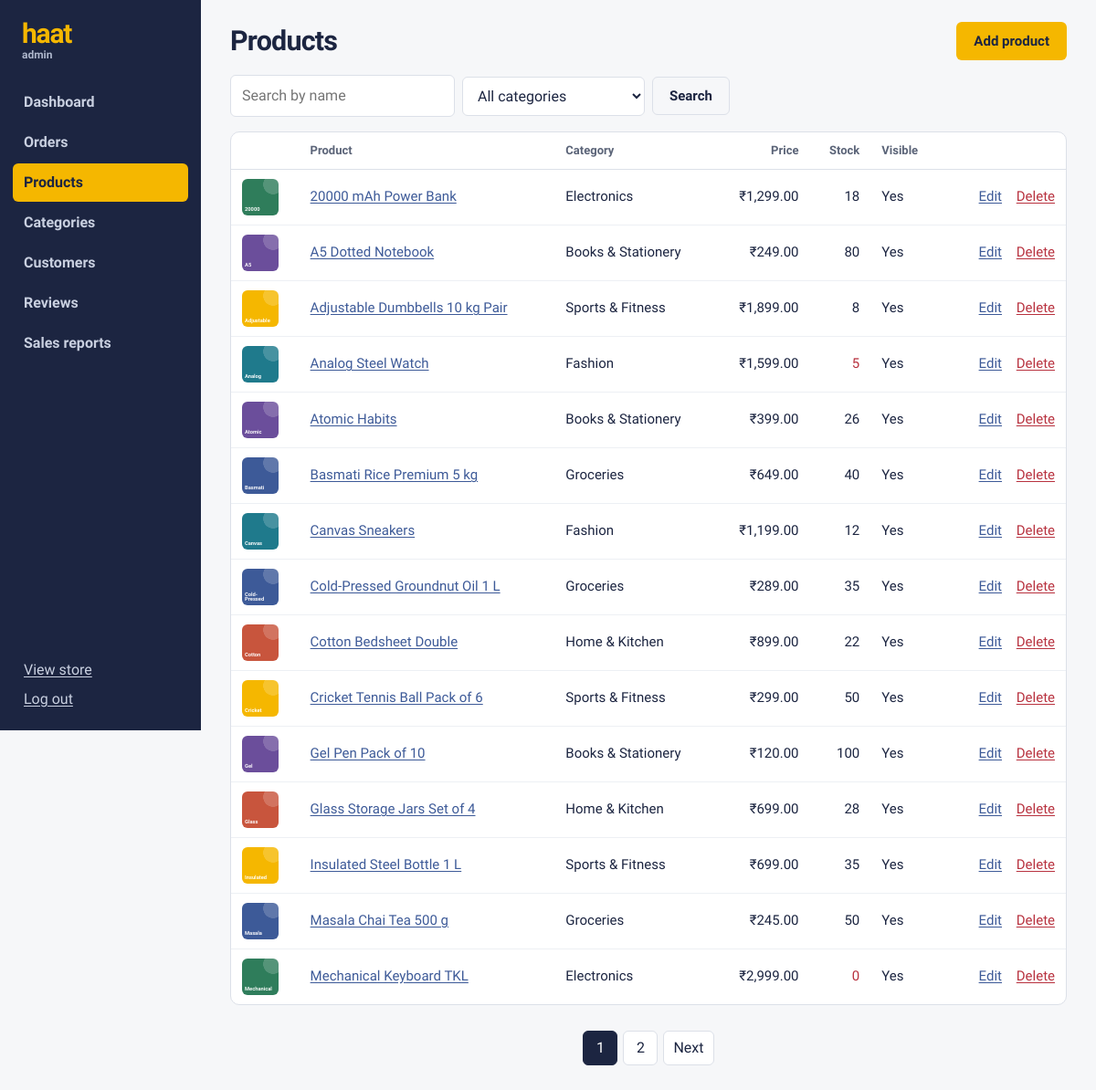
/admin/products (signed in), run on the app's committed database.
### models.py (models this page shows, shortened)
class Product(db.Model):
    __tablename__ = "products"
    product_id = db.Column(db.Integer, primary_key=True)
    name = db.Column(db.String(150), nullable=False)
    description = db.Column(db.Text)
    price = db.Column(db.Numeric(10, 2), nullable=False)
    stock = db.Column(db.Integer, nullable=False, default=0)
    category_id = db.Column(db.Integer, db.ForeignKey("categories.category_id"), nullable=False)
    image = db.Column(db.String(255))                      # file name in static/uploads
    is_active = db.Column(db.Boolean, nullable=False, default=True)
    created_at = db.Column(db.DateTime, default=now)
    reviews = db.relationship("Review", backref="product", lazy="dynamic",
                              cascade="all, delete-orphan")

class Category(db.Model):
    __tablename__ = "categories"
    category_id = db.Column(db.Integer, primary_key=True)
    category_name = db.Column(db.String(100), unique=True, nullable=False)
    description = db.Column(db.Text)
    created_at = db.Column(db.DateTime, default=now)
    products = db.relationship("Product", backref="category", lazy="dynamic")

### modules/admin.py (the view)
@bp.route("/products")
def products():
    q = request.args.get("q", "").strip()
    cat = request.args.get("category", type=int)
    query = Product.query
    if q:
        query = query.filter(Product.name.ilike(f"%{q}%"))
    if cat:
        query = query.filter_by(category_id=cat)
    pagination = query.order_by(Product.is_active.desc(), Product.name).paginate(
        page=request.args.get("page", 1, type=int), per_page=15, error_out=False)
    return render_template("admin/products.html", pagination=pagination, q=q, cat=cat,
                           categories=Category.query.order_by(Category.category_name).all())

### app.py (called while the page is built)
@login_manager.user_loader
def load_user(user_id):
    user = db.session.get(User, int(user_id))
    return user if user and user.is_active else None

def _csrf_token():
    if "_csrf" not in session:
        session["_csrf"] = secrets.token_hex(16)
    return session["_csrf"]

def _register_middleware(app):
    @app.before_request
    def csrf_protect():
        if request.method == "POST" and app.config.get("CSRF_ENABLED", True):
            token = request.form.get("csrf_token") or request.headers.get("X-CSRF-Token")
            if not token or token != session.get("_csrf"):
                app.logger.warning("CSRF check failed on %s", request.path)
                abort(400, description="Your session expired. Reload the page and try again.")
    @app.after_request
    def log_request(response):
        if not request.path.startswith("/static"):
            app.logger.debug("%s %s -> %s", request.method, request.path, response.status_code)
        return response

def _register_template_helpers(app):
    app.jinja_env.globals.update(csrf_token=_csrf_token, page_url=page_url, tile_colour=tile_colour)
    app.jinja_env.filters["money"] = money
    @app.context_processor
    def inject_globals():
        cart_count, wish_ids = 0, set()
        if current_user.is_authenticated:
            cart_count = (db.session.query(db.func.coalesce(db.func.sum(CartItem.quantity), 0))
                          .filter(CartItem.user_id == current_user.user_id).scalar())
            wish_ids = {w.product_id for w in
                        WishlistItem.query.filter_by(user_id=current_user.user_id)}
        return {
            "store_name": app.config["STORE_NAME"],
            "nav_categories": Category.query.order_by(Category.category_name).all(),
            "cart_count": cart_count,
            "wish_ids": wish_ids,
        }

### models.py (called while the page is built)
    @property
    def is_admin(self):
        return self.role == "admin"

    @property
    def is_active(self):
        return self.status == "active"

### modules/admin.py (called while the page is built)
@bp.before_request
@admin_required
def guard():
    return None

### utils/helpers.py (called while the page is built)
def _indian_grouping(whole: str) -> str:
    if len(whole) <= 3:
        return whole
    last3, rest = whole[-3:], whole[:-3]
    groups = []
    while len(rest) > 2:
        groups.insert(0, rest[-2:])
        rest = rest[:-2]
    if rest:
        groups.insert(0, rest)
    return ",".join(groups + [last3])

def tile_colour(category_id):
    return TILE_COLOURS[(category_id or 0) % len(TILE_COLOURS)]

### templates/admin/products.html (shortened to what this page needs)
{% extends "admin/layout.html" %}
{% import "partials/macros.html" as m with context %}
{% block admin %}
<div class="admin-head">
  <h1>Products</h1>
  <a class="btn btn-primary" href="{{ url_for('admin.product_new') }}">Add product</a>
</div>
<form method="get" class="toolbar">
  <input id="pq" name="q" type="search" placeholder="Search by name" value="{{ q }}">
  <select id="pc" name="category" data-autosubmit>
    <option value="">All categories</option>
  </select>
  <button class="btn btn-ghost" type="submit">Search</button>
</form>
<div class="panel flush">
<table class="table">
  <thead><tr><th></th><th>Product</th><th>Category</th><th class="num">Price</th><th class="num">Stock</th><th>Visible</th><th></th></tr></thead>
  <tbody>
  {% for p in pagination.items %}
    <tr class="{{ 'row-muted' if not p.is_active }}">
      <td>{{ m.tile(p, 'tile-xs') }}</td>
      <td><a href="{{ url_for('admin.product_edit', product_id=p.product_id) }}">{{ p.name }}</a></td>
      <td>{{ p.category.category_name }}</td>
      <td class="num">{{ p.price|money }}</td>
      <td class="num {{ 'danger' if p.stock <= config.LOW_STOCK_LIMIT }}">{{ p.stock }}</td>
      <td>{{ 'Yes' if p.is_active else 'Hidden' }}</td>
      <td class="num actions">
        <a href="{{ url_for('admin.product_edit', product_id=p.product_id) }}">Edit</a>
        <form method="post" action="{{ url_for('admin.product_delete', product_id=p.product_id) }}" data-confirm="Delete {{ p.name }}? Products with past orders are hidden instead.">
          {{ m.csrf() }}<button class="link-btn danger" type="submit">Delete</button>
        </form>
      </td>
    </tr>
  {% else %}<tr><td colspan="7" class="muted">No products found.</td></tr>{% endfor %}
  </tbody>
</table>
</div>
{{ m.pager(pagination) }}
{% endblock %}

### templates/partials/macros.html (shortened to what this page needs)
{% macro tile(p, cls='') -%}
{% if p.image %}
  <img class="tile {{ cls }}" src="{{ url_for('static', filename='uploads/' ~ p.image) }}" alt="{{ p.name }}" loading="lazy">
{% else %}
  <div class="tile tile-type {{ cls }}" style="--tile: {{ tile_colour(p.category_id) }}" aria-hidden="true">
    <span>{{ p.name.split()[0] }}</span>
  </div>
{% endif %}
{%- endmacro %}
{% macro pager(pagination) -%}
{% if pagination.pages > 1 %}
<nav class="pager" aria-label="Pages">
  {% for n in pagination.iter_pages(left_edge=1, right_edge=1, left_current=2, right_current=2) %}
    {% if n %}
      {% if n == pagination.page %}<span class="on" aria-current="page">{{ n }}</span>
      {% else %}<a href="{{ page_url(n) }}">{{ n }}</a>{% endif %}
    {% else %}<span class="gap">…</span>{% endif %}
  {% endfor %}
  {% if pagination.has_next %}<a href="{{ page_url(pagination.next_num) }}">Next</a>{% endif %}
</nav>
{% endif %}
{%- endmacro %}

### static/css/style.css (style rules this page uses)
:root { --ink: #1C2541; --ink-2: #2B375E; --marigold: #F5B700; --marigold-2: #FFD24D; --paper: #F6F7F9; --white: #FFFFFF; --line: #DCE0E8; --muted: #5B6478; --leaf: #2F7D5B; --rose: #B8323F; --sky: #3D5A98; --display: "Bricolage Grotesque", "Segoe UI", system-ui, sans-serif; --body: "Source Sans 3", "Segoe UI", system-ui, -apple-system, sans-serif; --r-sm: 6px; --r: 10px; --r-lg: 18px; }
*, *::before, *::after { box-sizing: border-box; }
html { -webkit-text-size-adjust: 100%; }
body { margin: 0; font: 400 16px/1.5 var(--body); color: var(--ink); background: var(--paper); }
a { color: var(--sky); text-underline-offset: 2px; }
h1, h2, h3, h4 { font-family: var(--display); line-height: 1.15; margin: 0 0 .5em; letter-spacing: -.01em; }
.danger, .danger:hover { color: var(--rose) !important; }
.btn { white-space: nowrap; display: inline-flex; align-items: center; justify-content: center; gap: 6px; min-height: 42px; padding: 0 18px; border-radius: var(--r-sm); border: 1.5px solid transparent; font: 700 15px/1 var(--body); text-decoration: none; cursor: pointer; background: var(--white); color: var(--ink); transition: background .15s, border-color .15s; }
.btn-primary { background: var(--marigold); color: var(--ink); }
.btn-ghost { border-color: var(--line); background: transparent; }
.link-btn { background: none; border: 0; padding: 0; font: inherit; color: var(--sky); cursor: pointer; text-decoration: underline; text-underline-offset: 2px; }
.tile { width: 100%; aspect-ratio: 1; border-radius: var(--r-sm); object-fit: cover; background: #EEF0F4; }
.tile-type { display: flex; align-items: flex-end; padding: 8%; overflow: hidden; background: var(--tile); container-type: inline-size; background-image: radial-gradient(circle at 85% 15%, rgba(255,255,255,.18) 0 22%, transparent 23%); }
.tile-type span { font: 800 17cqi/.92 var(--display); color: rgba(255,255,255,.95); letter-spacing: -.04em; overflow-wrap: normal; hyphens: none; }
.tile-xs { width: 40px; height: 40px; flex: none; border-radius: 6px; }
.tile-xs.tile-type { padding: 3px; }
.tile-xs span { letter-spacing: 0; }
.pager { display: flex; flex-wrap: wrap; gap: 6px; justify-content: center; margin: 28px 0; }
.pager a, .pager span { min-width: 38px; height: 38px; padding: 0 10px; display: grid; place-items: center; border-radius: var(--r-sm); border: 1px solid var(--line); background: var(--white); text-decoration: none; color: var(--ink); }
.pager .on { background: var(--ink); color: var(--white); border-color: var(--ink); }
input[type=text], input[type=email], input[type=password], input[type=number], input[type=search], input[type=date], input:not([type]), select, textarea { width: 100%; padding: 10px 12px; border: 1.5px solid var(--line); border-radius: var(--r-sm); font: inherit; background: var(--white); color: var(--ink); }
.panel { background: var(--white); border: 1px solid var(--line); border-radius: var(--r); padding: 20px; margin-bottom: 16px; }
.panel.flush { padding: 0; overflow-x: auto; }
.admin-head { display: flex; justify-content: space-between; align-items: center; gap: 16px; margin-bottom: 16px; flex-wrap: wrap; }
.admin-head h1 { font-size: 1.9rem; font-weight: 800; letter-spacing: -.025em; margin: 0; }
.table { width: 100%; border-collapse: collapse; font-size: 15px; }
.table th { text-align: left; font-size: 13px; color: var(--muted); font-weight: 700; padding: 10px 12px; border-bottom: 1px solid var(--line); white-space: nowrap; }
.table td { padding: 10px 12px; border-bottom: 1px solid #EDF0F4; vertical-align: middle; }
.table tr:last-child td { border-bottom: 0; }
.table .num { text-align: right; }
.table .actions { white-space: nowrap; }
.table .actions > * { display: inline-block; margin-left: 12px; }
.toolbar { display: flex; align-items: center; gap: 8px; margin-bottom: 16px; flex-wrap: wrap; }
.toolbar input, .toolbar select { width: auto; min-width: 200px; }

### data on the page
Product: name "20000", name "20000 mAh Power Bank", category.category_name "Electronics", price "₹1,299.00", stock "18", is_active "Yes"
Product: name "A5", name "A5 Dotted Notebook", category.category_name "Books & Stationery", price "₹249.00", stock "80", is_active "Yes"
Product: name "Adjustable", name "Adjustable Dumbbells 10 kg Pair", category.category_name "Sports & Fitness", price "₹1,899.00", stock "8", is_active "Yes"
Product: name "Analog", name "Analog Steel Watch", category.category_name "Fashion", price "₹1,599.00", stock "5", is_active "Yes"
Product: name "Atomic", name "Atomic Habits", category.category_name "Books & Stationery", price "₹399.00", stock "26", is_active "Yes"
Product: name "Basmati", name "Basmati Rice Premium 5 kg", category.category_name "Groceries", price "₹649.00", stock "40", is_active "Yes"
Product: name "Canvas", name "Canvas Sneakers", category.category_name "Fashion", price "₹1,199.00", stock "12", is_active "Yes"
Product: name "Cold-Pressed", name "Cold-Pressed Groundnut Oil 1 L", category.category_name "Groceries", price "₹289.00", stock "35", is_active "Yes"
Product: name "Cotton", name "Cotton Bedsheet Double", category.category_name "Home & Kitchen", price "₹899.00", stock "22", is_active "Yes"
Product: name "Cricket", name "Cricket Tennis Ball Pack of 6", category.category_name "Sports & Fitness", price "₹299.00", stock "50", is_active "Yes"
Product: name "Gel", name "Gel Pen Pack of 10", category.category_name "Books & Stationery", price "₹120.00", stock "100", is_active "Yes"
Product: name "Glass", name "Glass Storage Jars Set of 4", category.category_name "Home & Kitchen", price "₹699.00", stock "28", is_active "Yes"
Product: name "Insulated", name "Insulated Steel Bottle 1 L", category.category_name "Sports & Fitness", price "₹699.00", stock "35", is_active "Yes"
Product: name "Masala", name "Masala Chai Tea 500 g", category.category_name "Groceries", price "₹245.00", stock "50", is_active "Yes"
Product: name "Mechanical", name "Mechanical Keyboard TKL", category.category_name "Electronics", price "₹2,999.00", stock "0", is_active "Yes"

### other printed values
{{ store_name|lower }} "haat"
{{ n }} "1"
{{ n }} "2"
